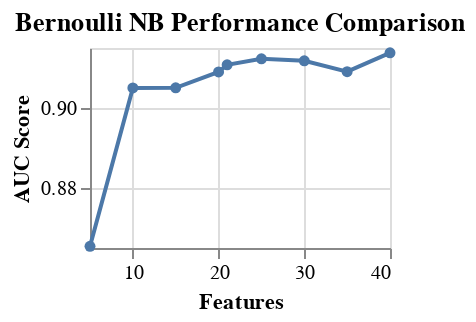

Here is the notebook cell this chart was saved with:
### Markdown cell above
For this version of the Bernoulli NB model, we observe that the classifier seems to be a bit less sensitive to the number of features, unlike previous models.

### Code cell
plot_GS_b_NB(results_b__binned_NB)

### Figure 1 — Vega-Lite specification as saved in the notebook (floating-point values rounded to 4 significant figures)
{"$schema": "https://vega.github.io/schema/vega-lite/v2.6.0.json", "config": {"view": {"height": 300, "width": 400}}, "data": {"name": "data-239958cf9635d7564d60ac2e4e95bdce"}, "datasets": {"data-239958cf9635d7564d60ac2e4e95bdce": [{"fselector__k": 40, "max_score": 0.9908, "mean_score": 0.9138, "min_score": 0.8238, "std_score": 0.06052}, {"fselector__k": 25, "max_score": 0.9794, "mean_score": 0.9123, "min_score": 0.8364, "std_score": 0.05235}, {"fselector__k": 30, "max_score": 0.984, "mean_score": 0.9118, "min_score": 0.8295, "std_score": 0.05643}, {"fselector__k": 21, "max_score": 0.9794, "mean_score": 0.9108, "min_score": 0.8249, "std_score": 0.05764}, {"fselector__k": 35, "max_score": 0.9886, "mean_score": 0.9091, "min_score": 0.8158, "std_score": 0.06217}, {"fselector__k": 20, "max_score": 0.9817, "mean_score": 0.909, "min_score": 0.8181, "std_score": 0.06003}, {"fselector__k": 15, "max_score": 0.9771, "mean_score": 0.9051, "min_score": 0.8135, "std_score": 0.05819}, {"fselector__k": 10, "max_score": 0.9737, "mean_score": 0.905, "min_score": 0.8146, "std_score": 0.05453}, {"fselector__k": 5, "max_score": 0.9474, "mean_score": 0.8654, "min_score": 0.7792, "std_score": 0.05336}]}, "encoding": {"x": {"field": "fselector__k", "title": "Features", "type": "quantitative"}, "y": {"field": "mean_score", "scale": {"zero": false}, "title": "AUC Score", "type": "quantitative"}}, "height": 100, "mark": {"point": true, "type": "line"}, "title": "Bernoulli NB Performance Comparison", "width": 150}
